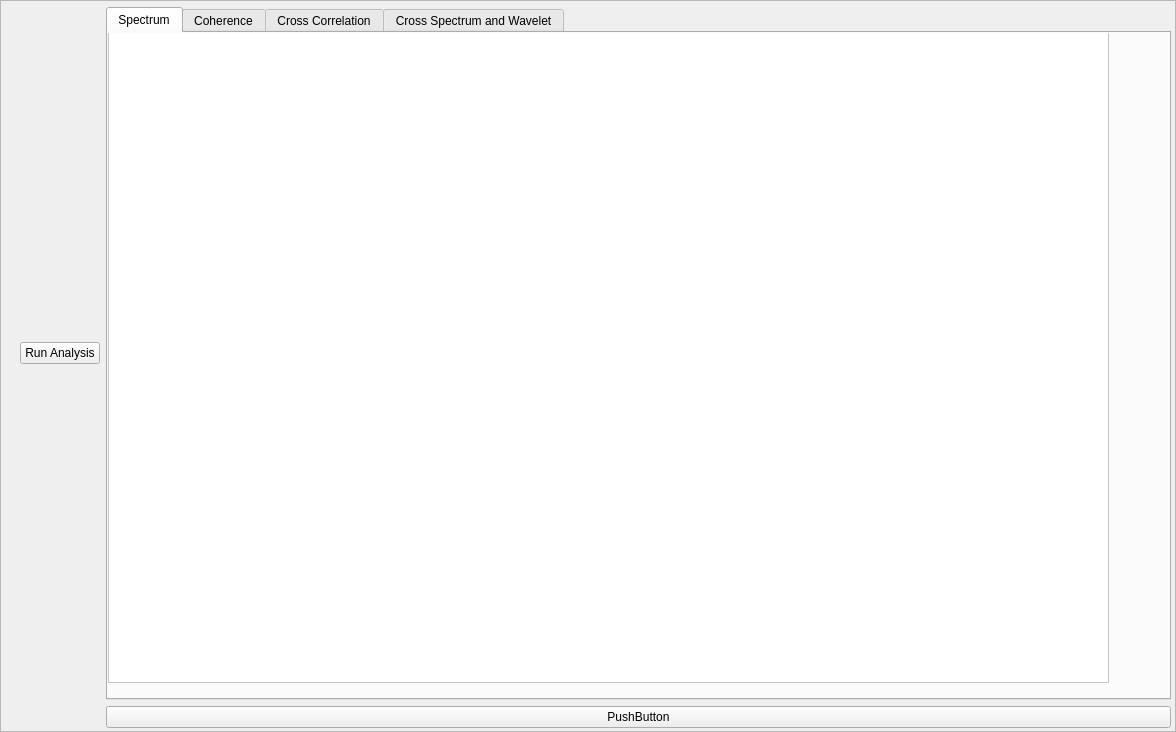
<?xml version="1.0" encoding="UTF-8"?>
<ui version="4.0">
 <class>PlotPolarization</class>
 <widget class="QFrame" name="PlotPolarization">
  <property name="geometry">
   <rect>
    <x>0</x>
    <y>0</y>
    <width>1176</width>
    <height>732</height>
   </rect>
  </property>
  <property name="windowTitle">
   <string>Frame</string>
  </property>
  <property name="frameShape">
   <enum>QFrame::StyledPanel</enum>
  </property>
  <property name="frameShadow">
   <enum>QFrame::Raised</enum>
  </property>
  <widget class="QWidget" name="layoutWidget">
   <property name="geometry">
    <rect>
     <x>20</x>
     <y>7</y>
     <width>1151</width>
     <height>721</height>
    </rect>
   </property>
   <layout class="QGridLayout" name="gridLayout">
    <item row="1" column="0">
     <layout class="QGridLayout" name="gridLayout_3"/>
    </item>
    <item row="1" column="2">
     <widget class="QTabWidget" name="tabWidget">
      <property name="currentIndex">
       <number>0</number>
      </property>
      <widget class="QWidget" name="tab">
       <attribute name="title">
        <string>Spectrum</string>
       </attribute>
       <widget class="QWidget" name="gridLayoutWidget">
        <property name="geometry">
         <rect>
          <x>0</x>
          <y>0</y>
          <width>2</width>
          <height>2</height>
         </rect>
        </property>
        <layout class="QGridLayout" name="gridLayout_2"/>
       </widget>
       <widget class="QFrame" name="spectrumWidget">
        <property name="geometry">
         <rect>
          <x>0</x>
          <y>-1</y>
          <width>1001</width>
          <height>651</height>
         </rect>
        </property>
        <property name="styleSheet">
         <string notr="true">background-color: rgb(255, 255, 255);</string>
        </property>
        <property name="frameShape">
         <enum>QFrame::StyledPanel</enum>
        </property>
        <property name="frameShadow">
         <enum>QFrame::Raised</enum>
        </property>
       </widget>
      </widget>
      <widget class="QWidget" name="tab_2">
       <attribute name="title">
        <string>Coherence</string>
       </attribute>
       <widget class="QWidget" name="widget" native="true">
        <property name="geometry">
         <rect>
          <x>-1</x>
          <y>-1</y>
          <width>1001</width>
          <height>651</height>
         </rect>
        </property>
        <property name="styleSheet">
         <string notr="true">background-color: rgb(255, 255, 255);</string>
        </property>
       </widget>
      </widget>
      <widget class="QWidget" name="CrossCorrelation">
       <attribute name="title">
        <string>Cross Correlation</string>
       </attribute>
       <widget class="QWidget" name="widget_2" native="true">
        <property name="geometry">
         <rect>
          <x>-1</x>
          <y>-1</y>
          <width>1001</width>
          <height>651</height>
         </rect>
        </property>
        <property name="styleSheet">
         <string notr="true">background-color: rgb(255, 255, 255);</string>
        </property>
       </widget>
      </widget>
      <widget class="QWidget" name="tab_3">
       <attribute name="title">
        <string>Cross Spectrum and Wavelet</string>
       </attribute>
       <widget class="QWidget" name="widget_3" native="true">
        <property name="geometry">
         <rect>
          <x>0</x>
          <y>-1</y>
          <width>1011</width>
          <height>651</height>
         </rect>
        </property>
        <property name="styleSheet">
         <string notr="true">background-color: rgb(255, 255, 255);</string>
        </property>
       </widget>
      </widget>
     </widget>
    </item>
    <item row="2" column="2">
     <widget class="QPushButton" name="pushButton">
      <property name="text">
       <string>PushButton</string>
      </property>
     </widget>
    </item>
    <item row="1" column="1">
     <widget class="QPushButton" name="pushButton_2">
      <property name="text">
       <string>Run Analysis</string>
      </property>
     </widget>
    </item>
   </layout>
  </widget>
 </widget>
 <resources/>
 <connections/>
</ui>
